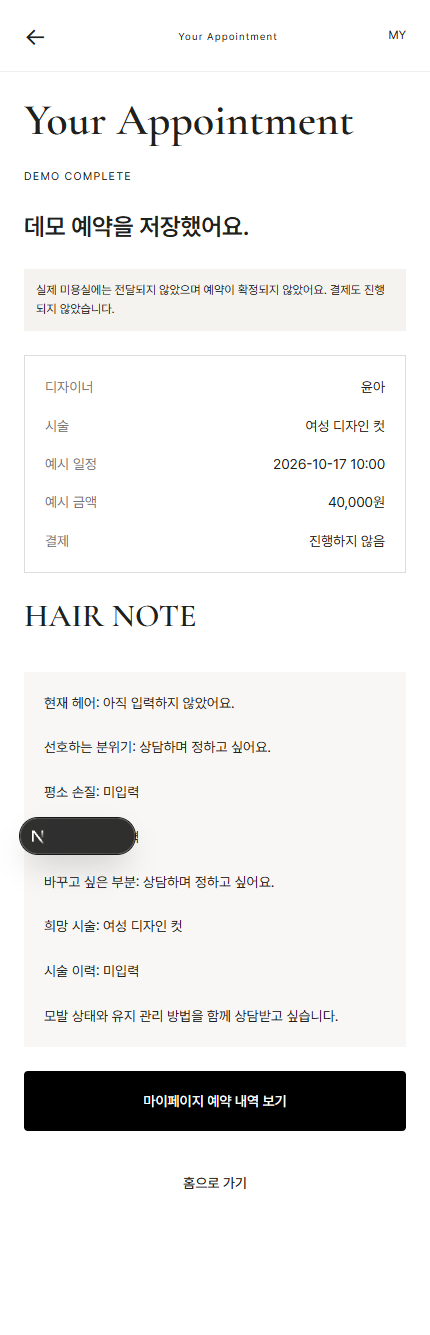
#> input picture outputs/reservation-ux/before-complete.png, 430 x 1335 px, given in place of before-service.png, which was not available
$ python make-comparisons.py
#> lines starting #> are read from the running program, lines starting #| are printed output that depends on the picture; pictures that were not available may be replaced by others from this repository, and a replacement may not be noted
from pathlib import Path
from PIL import Image, ImageDraw, ImageFont

root = Path(__file__).resolve().parent
font = ImageFont.truetype('C:/Windows/Fonts/segoeui.ttf', 20)
for step in ['service', 'schedule', 'note', 'review', 'complete']:
    before = Image.open(root / f'before-{step}.png').convert('RGB')
#> before is the input picture: PIL image 430x1335 RGB; mean R, G, B 237, 236.8, 236.1
    after = Image.open(root / f'after-{step}.png').convert('RGB')
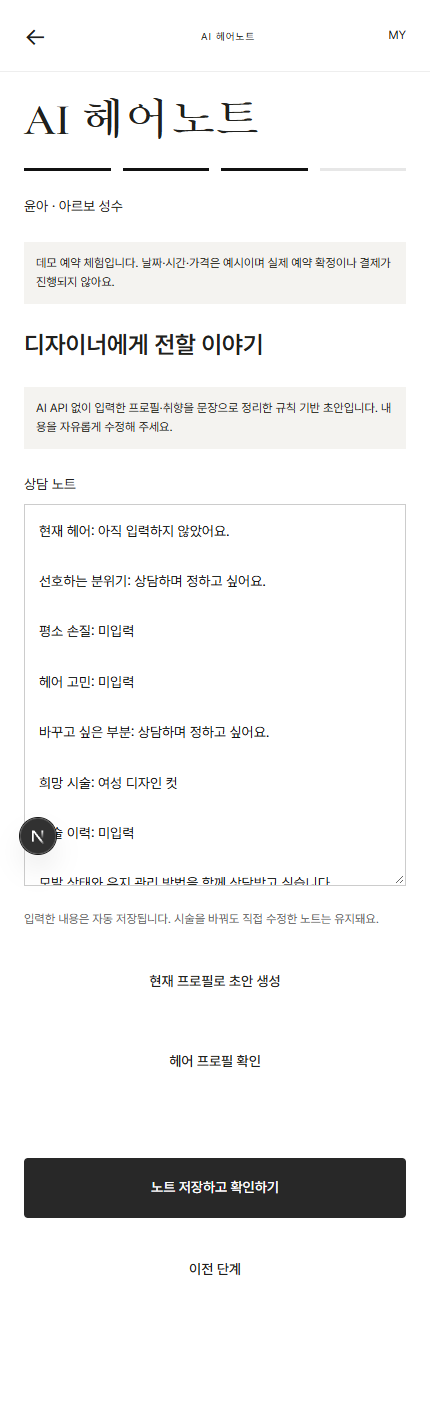
#> input picture outputs/reservation-ux/before-note.png, 430 x 1422 px, given in place of after-service.png, which was not available
#> after is the input picture: PIL image 430x1422 RGB; mean R, G, B 241.5, 241.4, 241.1
    canvas = Image.new('RGB', (900, max(before.height, after.height) + 80), '#f0efec')
    draw = ImageDraw.Draw(canvas)
    draw.text((16, 18), f'BEFORE / {step.upper()}', font=font, fill='#222222')
    draw.text((454, 18), f'AFTER / {step.upper()}', font=font, fill='#222222')
    canvas.paste(before, (12, 60))
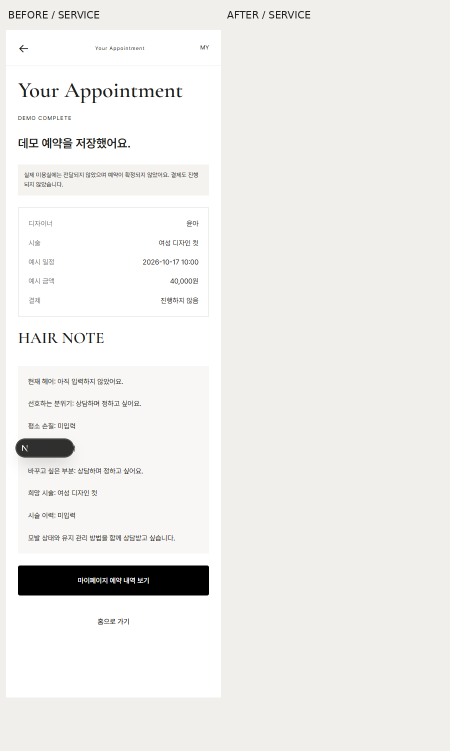
#> canvas: PIL image 900x1502 RGB (shown at 1/2 size); mean R, G, B 238.5, 237.8, 235.8
    canvas.paste(after, (454, 60))
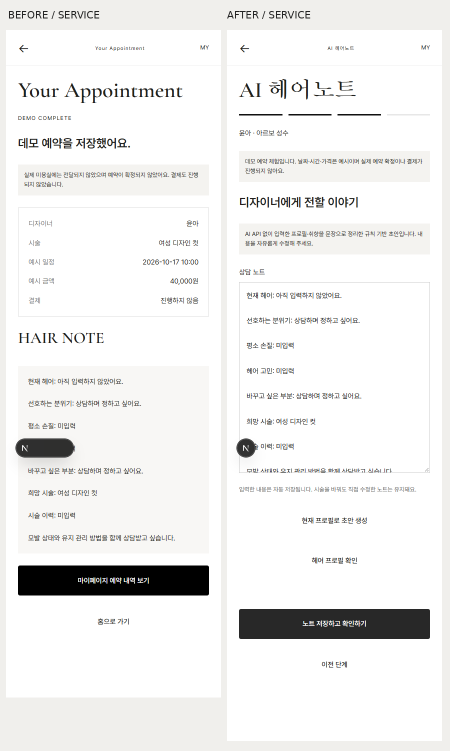
#> canvas: PIL image 900x1502 RGB (shown at 1/2 size); mean R, G, B 239.2, 238.9, 238.1
    canvas.save(root / f'comparison-{step}.png')
#> pass 2 of the loop `for step in ['service', 'schedule', 'note', 'review', 'complete']:`:
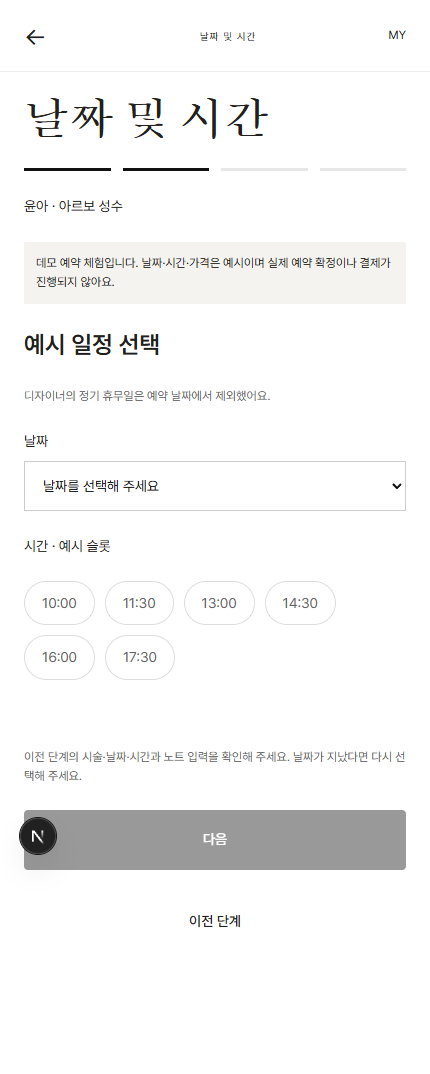
#> input picture outputs/reservation-ux/before-schedule.png, 430 x 1074 px
#> before is the input picture: PIL image 430x1074 RGB; mean R, G, B 245.5, 245.5, 245.3
#> `canvas.paste(before, (12, 60))`:
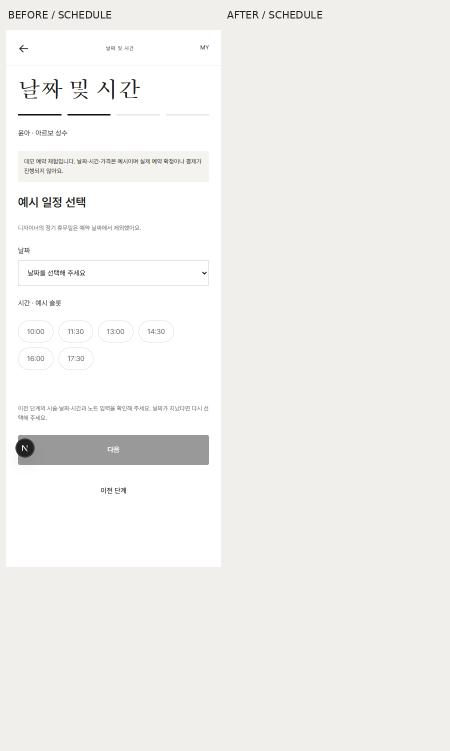
#> canvas: PIL image 900x1502 RGB (shown at 1/2 size); mean R, G, B 241.6, 240.9, 238.9
#> `canvas.paste(after, (454, 60))`:
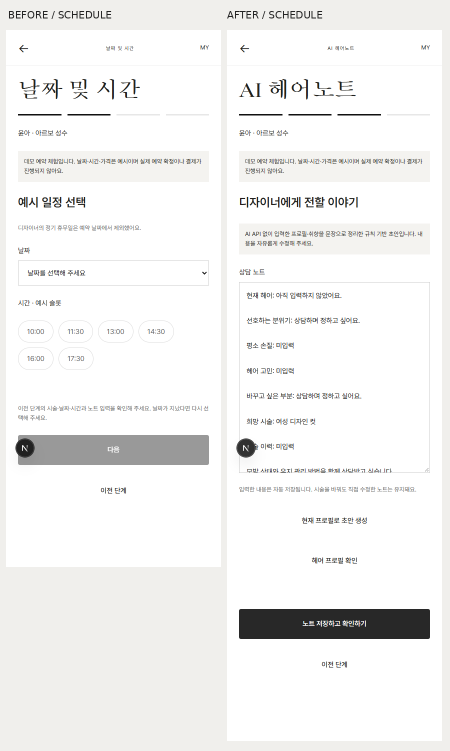
#> canvas: PIL image 900x1502 RGB (shown at 1/2 size); mean R, G, B 242.3, 242, 241.2
#> (the run stopped early here; a loop or call above may not have finished)
